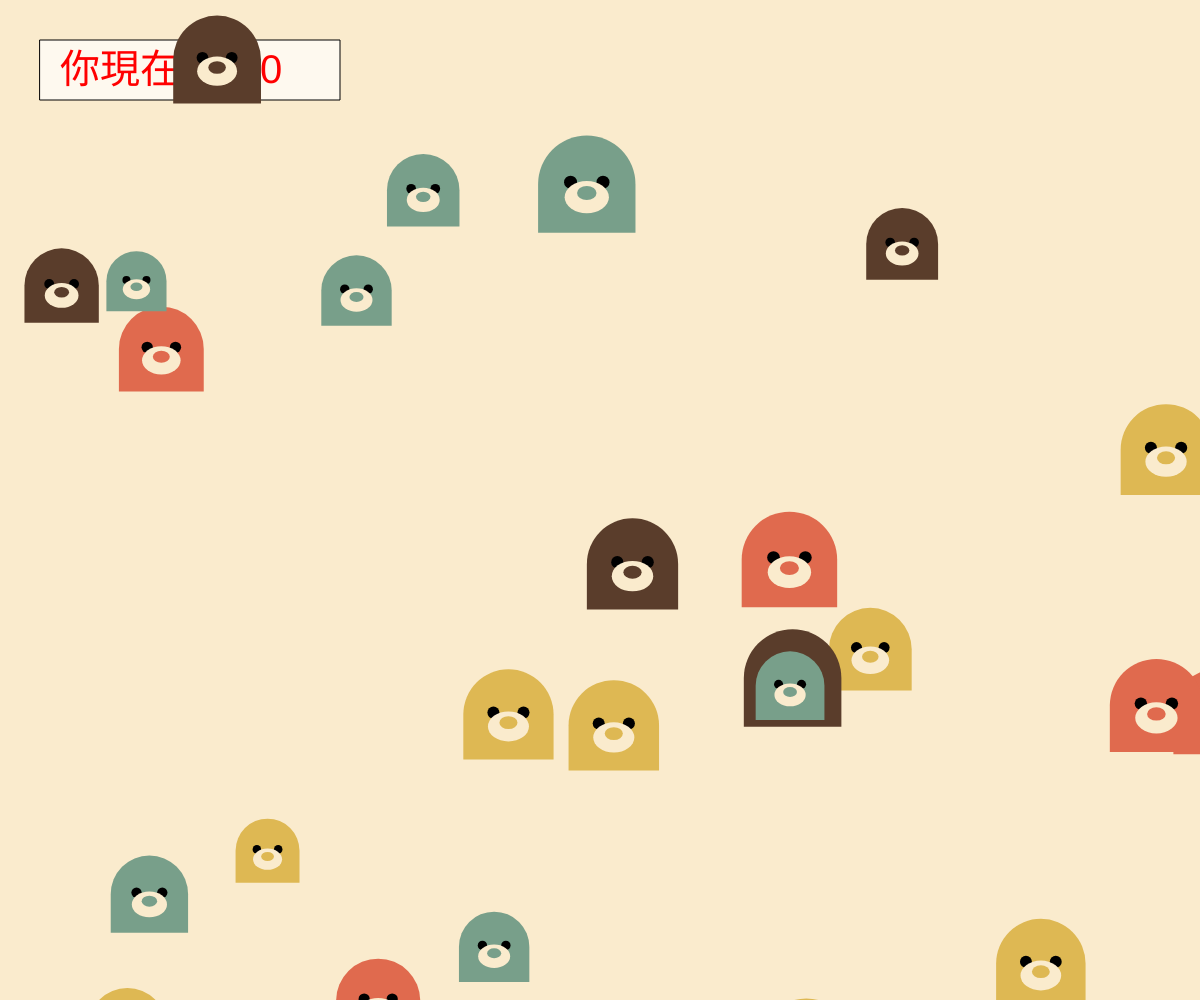
Frame 1 (no input)
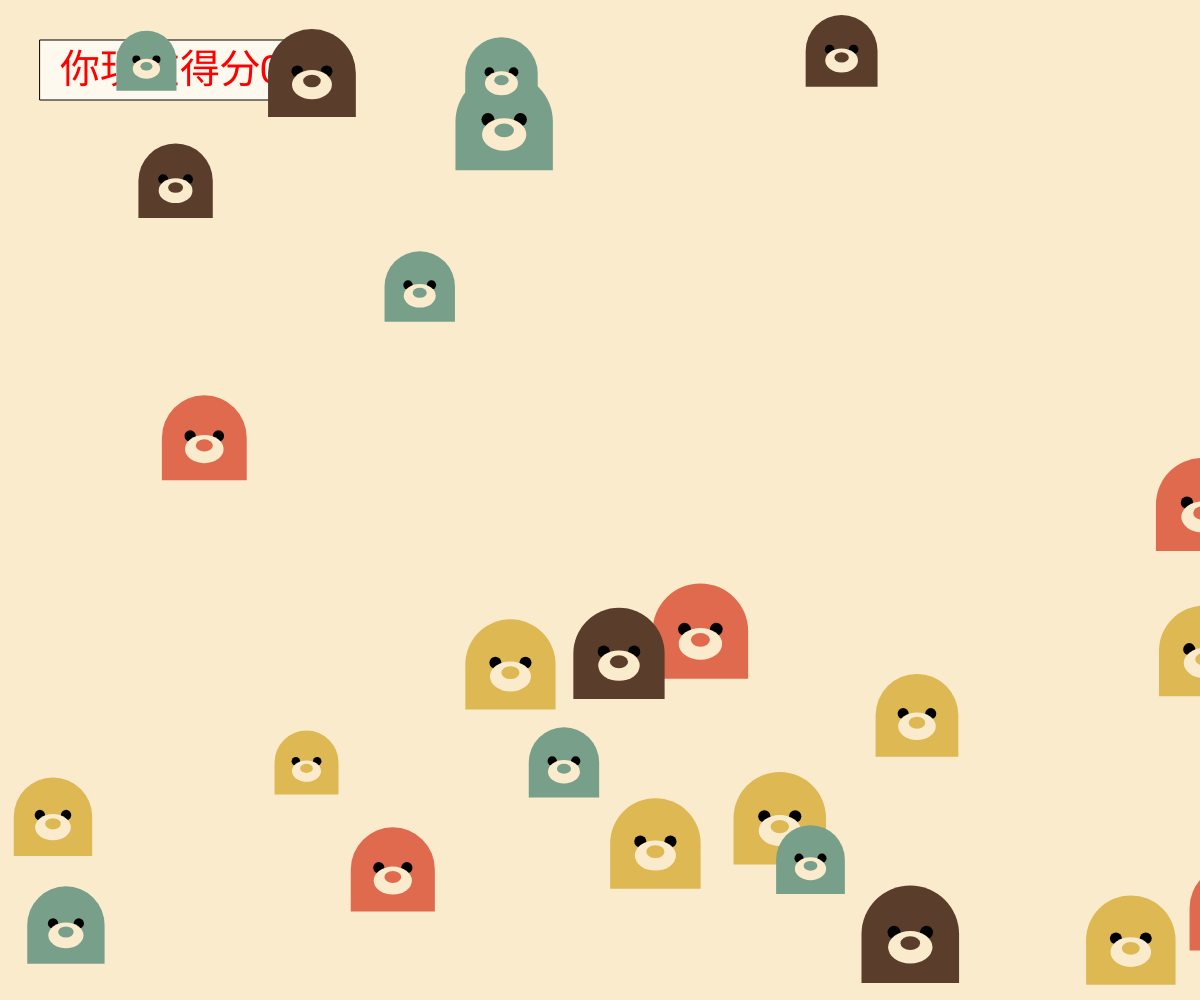
Frame 60 (no input)
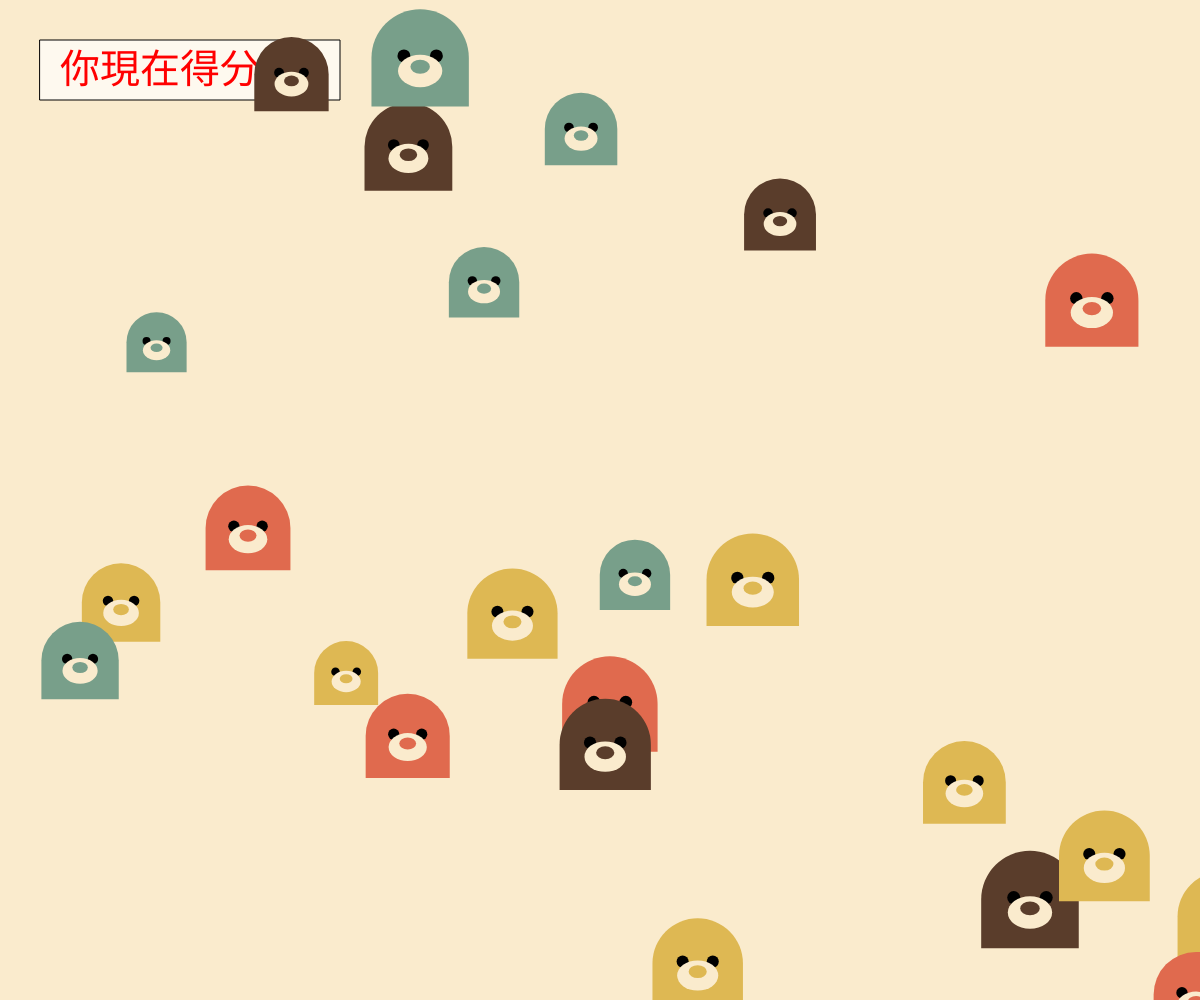
Frame 120 (the mouse pressed at the canvas centre since frame 60)

The p5.js sketch that drew these frames (run headless with seeded random() and noise() and a simulated clock; from frame 60 on, the mouse is pressed at the canvas centre):

// p5.js sketch
// ── sketch.js
let bg = ["#FAEBCD"];
let p = ["#E06A4E", "#DEB853", "#789F8A", "#5A3D2B"];
var bears = []
var bear
class bear_class{
  constructor(args){
    this.p = args.p || { x:random(0,width),y:random(0,height) };
    this.w = args.w || (random(100,60));
    this.h = args.h || (random(100,60));
    this.c = args.c || (random(p));
    this.d = args.d || (random(100,60))
    this.v = args.v || {x:random(-2,2),y:random(-5,5)}
    this.r = args.r || random(80,90)
    
  }
  draw(){
    push();
      translate(this.p.x + this.w / 2, this.p.y + this.h / 2);


      //  臉
      noStroke();
      fill(this.c);
      rectMode(CENTER);
      rect(0, 0, this.d, this.d, this.d / 2, this.d / 2, 0, 0);

      //  眼睛
      fill("#000000");
      circle(-this.d / 6, -this.d / 50, this.d / 7.5);
      circle(this.d / 6, -this.d / 50, this.d / 7.5);

      //  鼻子
      fill(bg);
      ellipse(0, this.d / 7.5, this.d / 2.2, this.d / 3);

      //  嘴巴
      fill(this.c);
      ellipse(0, this.d / 11, this.d / 5, this.d / 7);

      pop();
    }
  
  
    update() {
      this.p.x = this.p.x + this.v.x
      this.p.y = this.p.y + this.v.y
      if(this.p.x<0){
        this.v.x = -this.v.x
      }
      if(this.p.x>width){
        this.v.x = -this.v.x
      }
      if(this.p.y<0){
        this.v.y = -this.v.y
      }
      if(this.p.y>height){
        this.v.y = -this.v.y
      }
    
  }
  isBearInRange(){ //計算物件與滑鼠的距離是否小於直徑
    //d：把物件位置與滑鼠間的距離
    let d = dist(mouseX,mouseY,this.p.x,this.p.y)
    if(d<this.r){
      return true 
    }
    else{
      return false
    }
  
  }
}


function setup() {
  
  createCanvas(windowWidth, windowHeight);
  angleMode(DEGREES);
  background(bg);
  for(i=0;i<25;i=i+1){
    bear = new bear_class({ //傳參數值到class內(需加{})
       
    })
     
    bears.push(bear)
  }
 
}
var score = 0

function draw(){
  background(bg);
  fill("#fef9ef");
  stroke("#000");
  rect(40, 40,  300,60);

  fill("#f00")
  noStroke()
  textSize(40)
  text("你現在得分"+score,60,83)

  

  for(j=0;j<bears.length;j=j+1){
    bear = bears[j]
    bear.draw()
    bear.update()
   
  
  }
}

function mousePressed(){ 
  
  for(let bear of bears){ //balls放著所有的物件，每次拿出一個物件放入ball
    if(bear.isBearInRange()){
      bears.splice(bears.indexOf(bear),1)
      score = score+4
    }
  }
}
